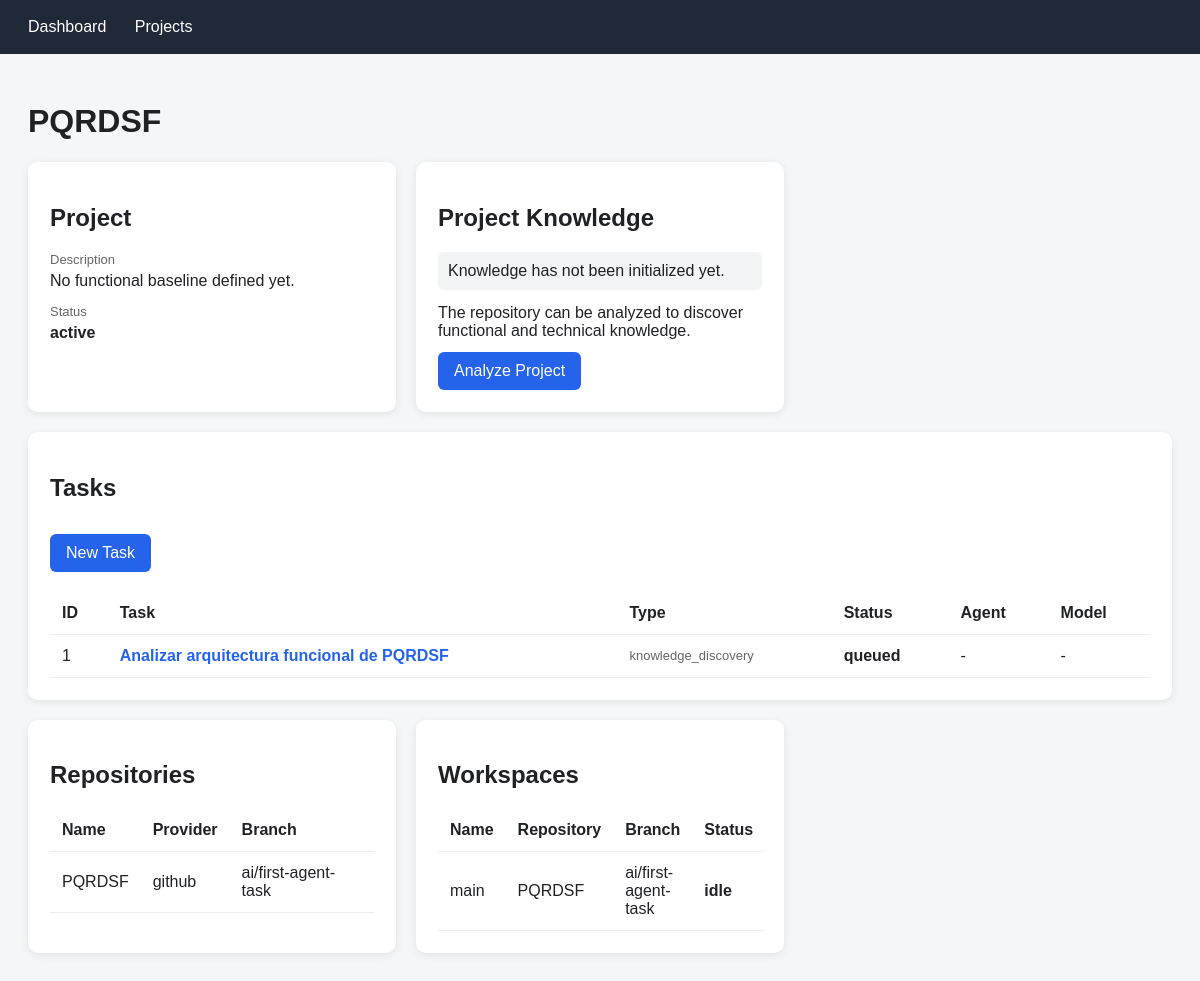
/projects/1, run on the app's committed database.
### tables this page shows
CREATE TABLE projects (
            id INTEGER PRIMARY KEY AUTOINCREMENT,
            name TEXT NOT NULL UNIQUE,
            description TEXT,
            status TEXT NOT NULL DEFAULT 'active',
            created_at TEXT NOT NULL DEFAULT CURRENT_TIMESTAMP,
            updated_at TEXT NOT NULL DEFAULT CURRENT_TIMESTAMP
        );

CREATE TABLE tasks (
            id INTEGER PRIMARY KEY AUTOINCREMENT,
            project_id INTEGER NOT NULL,
            parent_task_id INTEGER,
            workspace_id INTEGER,
            environment_id INTEGER,
            agent_id INTEGER,
            model_id INTEGER,
            compute_profile_id INTEGER,
            task_type TEXT NOT NULL DEFAULT 'standard',
            title TEXT NOT NULL,
            objective TEXT,
            status TEXT NOT NULL DEFAULT 'queued',
            priority INTEGER NOT NULL DEFAULT 0,
            created_at TEXT NOT NULL DEFAULT CURRENT_TIMESTAMP,
            started_at TEXT,
            completed_at TEXT,
            updated_at TEXT NOT NULL DEFAULT CURRENT_TIMESTAMP,
            FOREIGN KEY(project_id) REFERENCES projects(id) ON DELETE CASCADE,
            FOREIGN KEY(parent_task_id) REFERENCES tasks(id) ON DELETE SET NULL,
            FOREIGN KEY(workspace_id) REFERENCES workspaces(id) ON DELETE SET NULL,
            FOREIGN KEY(environment_id) REFERENCES environments(id) ON DELETE SET NULL,
            FOREIGN KEY(agent_id) REFERENCES agents(id) ON DELETE SET NULL,
            FOREIGN KEY(model_id) REFERENCES models(id) ON DELETE SET NULL,
            FOREIGN KEY(compute_profile_id) REFERENCES compute_profiles(id) ON DELETE SET NULL
        );

CREATE TABLE repositories (
            id INTEGER PRIMARY KEY AUTOINCREMENT,
            project_id INTEGER NOT NULL,
            name TEXT NOT NULL,
            provider TEXT,
            remote_url TEXT,
            local_path TEXT,
            default_branch TEXT DEFAULT 'main',
            status TEXT NOT NULL DEFAULT 'active',
            created_at TEXT NOT NULL DEFAULT CURRENT_TIMESTAMP,
            updated_at TEXT NOT NULL DEFAULT CURRENT_TIMESTAMP,
            UNIQUE(project_id, name),
            FOREIGN KEY(project_id) REFERENCES projects(id) ON DELETE CASCADE
        );

CREATE TABLE workspaces (
            id INTEGER PRIMARY KEY AUTOINCREMENT,
            project_id INTEGER NOT NULL,
            repository_id INTEGER,
            environment_id INTEGER,
            name TEXT NOT NULL,
            path TEXT NOT NULL,
            branch TEXT,
            status TEXT NOT NULL DEFAULT 'idle',
            created_at TEXT NOT NULL DEFAULT CURRENT_TIMESTAMP,
            updated_at TEXT NOT NULL DEFAULT CURRENT_TIMESTAMP,
            UNIQUE(project_id, name),
            FOREIGN KEY(project_id) REFERENCES projects(id) ON DELETE CASCADE,
            FOREIGN KEY(repository_id) REFERENCES repositories(id) ON DELETE SET NULL,
            FOREIGN KEY(environment_id) REFERENCES environments(id) ON DELETE SET NULL
        );

### app.py (the view)
@app.get(
    "/projects/{project_id}",
    response_class=HTMLResponse,
)
def project_detail(
    request: Request,
    project_id: int,
):
    conn = get_connection()
    project = conn.execute(
        "SELECT * FROM projects WHERE id = ?",
        (project_id,),
    ).fetchone()
    if not project:
        conn.close()
        return RedirectResponse(
            "/projects",
            status_code=303,
        )
    repositories = conn.execute(
        """
        SELECT *
        FROM repositories
        WHERE project_id = ?
        ORDER BY name
        """,
        (project_id,),
    ).fetchall()
    workspaces = conn.execute(
        """
        SELECT
            workspaces.*,
            repositories.name AS repository_name
        FROM workspaces
        LEFT JOIN repositories
            ON repositories.id = workspaces.repository_id
        WHERE workspaces.project_id = ?
        ORDER BY workspaces.name
        """,
        (project_id,),
    ).fetchall()
    tasks = conn.execute(
        """
        SELECT
            tasks.*,
            agents.name AS agent_name,
            models.name AS model_name
        FROM tasks
        LEFT JOIN agents
            ON agents.id = tasks.agent_id
        LEFT JOIN models
            ON models.id = tasks.model_id
        WHERE tasks.project_id = ?
        ORDER BY tasks.id DESC
        """,
        (project_id,),
    ).fetchall()
    snapshot = conn.execute(
        """
        SELECT *
        FROM project_snapshots
        WHERE project_id = ?
        """,
        (project_id,),
    ).fetchone()
    knowledge_count = conn.execute(
        """
        SELECT COUNT(*)
        FROM knowledge_items
        WHERE project_id = ?
        """
        ,
        (project_id,),
    ).fetchone()[0]
    conn.close()
    return templates.TemplateResponse(
        request=request,
        name="project_detail.html",
        context={
            "project": project,
            "repositories": repositories,
            "workspaces": workspaces,
            "tasks": tasks,
            "snapshot": snapshot,
            "knowledge_count": knowledge_count,
        },
    )

### templates/project_detail.html (shortened to what this page needs)
<!DOCTYPE html>
<html lang="es">
<head>
</head>
<body>
<header>
    <a href="/">Dashboard</a>
    <a href="/projects">Projects</a>
</header>
<main>
    <h1>{{ project.name }}</h1>
    <div class="grid">
        <div class="panel">
            <h2>Project</h2>
            <div class="label">Description</div>
            <div class="value">
                {{ project.description or "No functional baseline defined yet." }}
            </div>
            <div class="label">Status</div>
            <div class="value status">
                {{ project.status }}
            </div>
        </div>
        <div class="panel">
            <h2>Project Knowledge</h2>
            {% if snapshot %}
            <div class="knowledge-status">
                Current snapshot version: {{ snapshot.version }}
            </div>
            <div class="label">Knowledge items</div>
            <div class="value">
                {{ knowledge_count }}
            </div>
            <a class="action secondary" href="#">
                View Knowledge
            </a>
            {% else %}
            <div class="knowledge-status">
                Knowledge has not been initialized yet.
            </div>
            <div class="value">
                The repository can be analyzed to discover
                functional and technical knowledge.
            </div>
            <a class="action" href="#">
                Analyze Project
            </a>
            {% endif %}
        </div>
        <div class="panel full">
            <h2>Tasks</h2>
            <a
                class="action"
                href="/projects/{{ project.id }}/tasks/new"
            >
                New Task
            </a>
            {% if tasks %}
            <table style="margin-top: 20px;">
                <thead>
                    <tr>
                        <th>ID</th>
                        <th>Task</th>
                        <th>Type</th>
                        <th>Status</th>
                        <th>Agent</th>
                        <th>Model</th>
                    </tr>
                </thead>
                <tbody>
                {% for task in tasks %}
                    <tr>
                        <td>
                            {{ task.id }}
                        </td>
                        <td>
                            <a
                                class="task-link"
                                href="/tasks/{{ task.id }}"
                            >
                                {{ task.title }}
                            </a>
                        </td>
                        <td class="task-type">
                            {{ task.task_type }}
                        </td>
                        <td class="status">
                            {{ task.status }}
                        </td>
                        <td>
                            {{ task.agent_name or "-" }}
                        </td>
                        <td>
                            {{ task.model_name or "-" }}
                        </td>
                    </tr>
                {% endfor %}
                </tbody>
            </table>
            {% else %}
            <div class="empty" style="margin-top: 24px;">
                No tasks yet.
            </div>
            {% endif %}
        </div>
        <div class="panel">
            <h2>Repositories</h2>
            {% if repositories %}
            <table>
                <thead>
                    <tr>
                        <th>Name</th>
                        <th>Provider</th>
                        <th>Branch</th>
                    </tr>
                </thead>
                <tbody>
                {% for repository in repositories %}
                    <tr>
                        <td>{{ repository.name }}</td>
                        <td>{{ repository.provider }}</td>
                        <td>{{ repository.default_branch }}</td>
                    </tr>
                {% endfor %}
                </tbody>
            </table>
            {% else %}
            <div class="empty">
                No repositories configured.
            </div>
            {% endif %}
        </div>
        <div class="panel">
            <h2>Workspaces</h2>
            {% if workspaces %}
            <table>
                <thead>
                    <tr>
                        <th>Name</th>
                        <th>Repository</th>
                        <th>Branch</th>
                        <th>Status</th>
                    </tr>
                </thead>
                <tbody>
                {% for workspace in workspaces %}
                    <tr>
                        <td>{{ workspace.name }}</td>
                        <td>{{ workspace.repository_name or "-" }}</td>
                        <td>{{ workspace.branch or "-" }}</td>
                        <td class="status">
                            {{ workspace.status }}
                        </td>
                    </tr>
                {% endfor %}
                </tbody>
            </table>
            {% else %}
            <div class="empty">
                No workspaces configured.
            </div>
            {% endif %}
        </div>
    </div>
</main>
</body>
</html>

### templates/project_detail.html (style rules this page uses)
body { margin: 0; font-family: Arial, sans-serif; background: #f5f6f8; color: #202124; }
header { background: #1f2937; color: white; padding: 18px 28px; }
header a { color: white; text-decoration: none; margin-right: 24px; }
main { max-width: 1400px; margin: auto; padding: 28px; }
.grid { display: grid; grid-template-columns: repeat(auto-fit, minmax(340px, 1fr)); gap: 20px; }
.panel { background: white; padding: 22px; border-radius: 10px; box-shadow: 0 2px 8px rgba(0,0,0,.08); }
.full { grid-column: 1 / -1; }
.label { color: #666; font-size: 13px; margin-top: 14px; }
.value { margin-top: 5px; word-break: break-word; }
table { width: 100%; border-collapse: collapse; }
th, td { text-align: left; padding: 12px; border-bottom: 1px solid #eee; }
.status { font-weight: bold; }
.action { display: inline-block; padding: 10px 16px; border-radius: 6px; text-decoration: none; background: #2563eb; color: white; margin-top: 12px; }
.knowledge-status { padding: 10px; background: #f3f4f6; border-radius: 6px; margin: 14px 0; }
.task-link { color: #2563eb; text-decoration: none; font-weight: bold; }
.task-type { color: #666; font-size: 13px; }

### data on the page
projects: name "PQRDSF", description "No functional baseline defined yet.", status "active"
tasks: id "1", title "Analizar arquitectura funcional de PQRDSF", task_type "knowledge_discovery", status "queued", agent_name "-", model_name "-"
repositories: name "PQRDSF", provider "github", default_branch "ai/first-agent-task"
workspaces: name "main", name "PQRDSF", branch "ai/first-agent-task", status "idle"
